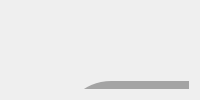
       <widget class="QWidget" name="tab">
        <attribute name="title">
         <string>Login</string>
        </attribute>
        <layout class="QGridLayout" name="gridLayout_2">
         <item row="0" column="0">
          <widget class="QWidget" name="widget_4" native="true">
           <property name="sizePolicy">
            <sizepolicy hsizetype="Preferred" vsizetype="Preferred">
             <horstretch>0</horstretch>
             <verstretch>0</verstretch>
            </sizepolicy>
           </property>
           <property name="maximumSize">
            <size>
             <width>600</width>
             <height>745</height>
            </size>
           </property>
           <property name="font">
            <font>
             <pointsize>12</pointsize>
            </font>
           </property>
           <widget class="QLabel" name="label_5">
            <property name="geometry">
             <rect>
              <x>240</x>
              <y>590</y>
              <width>161</width>
              <height>41</height>
             </rect>
            </property>
            <property name="font">
             <font>
              <pointsize>10</pointsize>
             </font>
            </property>
            <property name="text">
             <string>  Welcome to ECIP CRM</string>
            </property>
           </widget>
           <widget class="QLineEdit" name="lineEdit">
            <property name="geometry">
             <rect>
              <x>290</x>
              <y>240</y>
              <width>190</width>
              <height>40</height>
             </rect>
            </property>
            <property name="font">
             <font>
              <pointsize>12</pointsize>
             </font>
            </property>
            <property name="styleSheet">
             <string notr="true"/>
            </property>
            <property name="text">
             <string/>
            </property>
            <property name="placeholderText">
             <string>User Name</string>
            </property>
           </widget>
           <widget class="QLineEdit" name="lineEdit_2">
            <property name="geometry">
             <rect>
              <x>290</x>
              <y>310</y>
              <width>190</width>
              <height>40</height>
             </rect>
            </property>
            <property name="font">
             <font>
              <pointsize>12</pointsize>
             </font>
            </property>
            <property name="styleSheet">
             <string notr="true"/>
            </property>
            <property name="text">
             <string/>
            </property>
            <property name="echoMode">
             <enum>QLineEdit::Password</enum>
            </property>
            <property name="dragEnabled">
             <bool>false</bool>
            </property>
            <property name="placeholderText">
             <string>Password</string>
            </property>
           </widget>
           <widget class="QLabel" name="label">
            <property name="geometry">
             <rect>
              <x>50</x>
              <y>70</y>
              <width>211</width>
              <height>451</height>
             </rect>
            </property>
            <property name="styleSheet">
             <string notr="true">background-color:rgba(0, 0, 0, 80);
border-image: url(:/image/image/pexels-photo-4960438.jpeg);
border-top-left-radius: 50px;
</string>
            </property>
            <property name="text">
             <string/>
            </property>
           </widget>
           <widget class="QLabel" name="label_2">
            <property name="geometry">
             <rect>
              <x>220</x>
              <y>70</y>
              <width>351</width>
              <height>451</height>
             </rect>
            </property>
            <property name="acceptDrops">
             <bool>false</bool>
            </property>
            <property name="autoFillBackground">
             <bool>false</bool>
            </property>
            <property name="styleSheet">
             <string notr="true">background-color: #fefbd8;
border-bottom-right-radius: 50px;</string>
            </property>
            <property name="text">
             <string/>
            </property>
            <property name="scaledContents">
             <bool>false</bool>
            </property>
            <property name="wordWrap">
             <bool>false</bool>
            </property>
            <property name="openExternalLinks">
             <bool>false</bool>
            </property>
            <property name="textInteractionFlags">
             <set>Qt::TextBrowserInteraction</set>
            </property>
           </widget>
           <widget class="QPushButton" name="pushButton_79">
            <property name="geometry">
             <rect>
              <x>300</x>
              <y>410</y>
              <width>181</width>
              <height>41</height>
             </rect>
            </property>
            <property name="font">
             <font>
              <pointsize>14</pointsize>
              <weight>75</weight>
              <bold>true</bold>
             </font>
            </property>
            <property name="text">
             <string>Login</string>
            </property>
           </widget>
           <widget class="QLabel" name="label_16">
            <property name="geometry">
             <rect>
              <x>330</x>
              <y>120</y>
              <width>111</width>
              <height>71</height>
             </rect>
            </property>
            <property name="styleSheet">
             <string notr="true">border-image: url(:/image/image/ECIP_logo.png);</string>
            </property>
            <property name="text">
             <string/>
            </property>
           </widget>
           <zorder>label</zorder>
           <zorder>label_2</zorder>
           <zorder>label_5</zorder>
           <zorder>lineEdit</zorder>
           <zorder>lineEdit_2</zorder>
           <zorder>pushButton_79</zorder>
           <zorder>label_16</zorder>
          </widget>
         </item>
        </layout>
       </widget>
